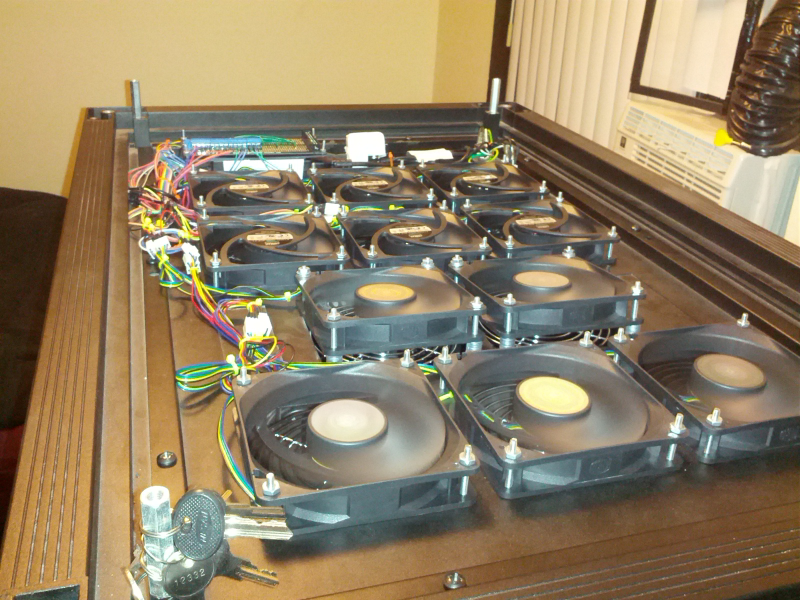
#> input picture FanInstallation.jpg, 1600 x 1200 px, given in place of the camera (shown at 1/2 size)
$ python motion_detector.py
#> lines starting #> are read from the running program, lines starting #| are printed output that depends on the picture
# import the necessary packages
import argparse
import datetime
import imutils
import time
import cv2

# construct the argument parser and parse the arguments
ap = argparse.ArgumentParser()
ap.add_argument("-v", "--video", help="path to the video file")
ap.add_argument("-a", "--min-area", type=int, default=500, help="minimum area size")
args = vars(ap.parse_args())

# if the video argument is None, then we are reading from webcam
if args.get("video", None) is None:
	camera = cv2.VideoCapture(0)
	time.sleep(0.25)

# otherwise, we are reading from a video file
else:
	camera = cv2.VideoCapture(args["video"])

# initialize the first frame in the video stream
firstFrame = None

# loop over the frames of the video
while True:
	# grab the current frame and initialize the occupied/unoccupied
	# text
	(grabbed, frame) = camera.read()
#> frame is the input picture: shape (1200, 1600, 3); mean B, G, R 99.9, 128.9, 145.3
	text = "Unoccupied"

	# if the frame could not be grabbed, then we have reached the end
	# of the video
	if not grabbed:
		break

	# resize the frame, convert it to grayscale, and blur it
	frame = imutils.resize(frame, width=500)
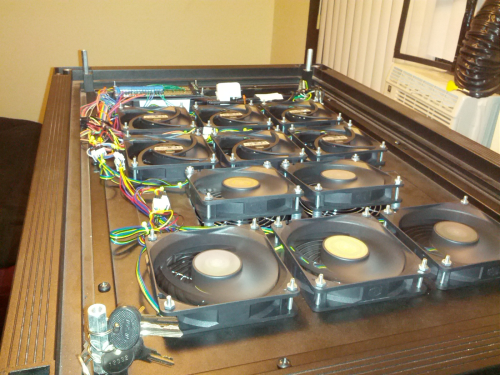
#> frame: shape (375, 500, 3); mean B, G, R 99.9, 128.9, 145.3
	gray = cv2.cvtColor(frame, cv2.COLOR_BGR2GRAY)
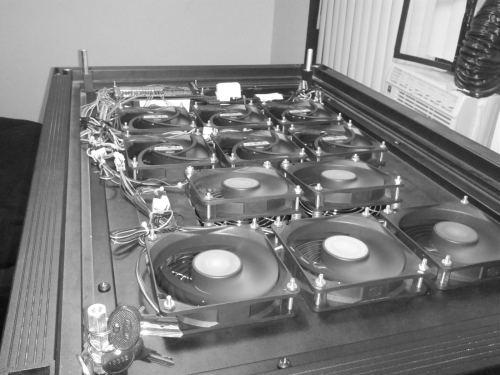
#> gray: shape (375, 500); min 9, max 255, mean 130.5
	gray = cv2.GaussianBlur(gray, (21, 21), 0)
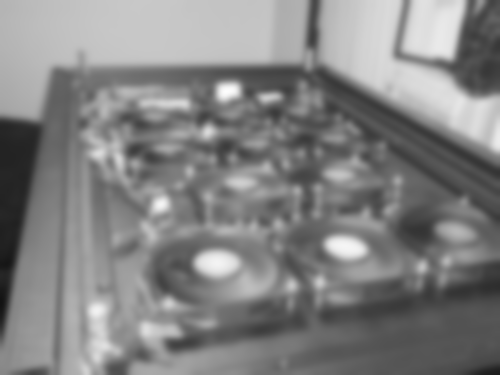
#> gray: shape (375, 500); min 18, max 253, mean 130.5

	# if the first frame is None, initialize it
	if firstFrame is None:
		firstFrame = gray
		continue

	# compute the absolute difference between the current frame and
	# first frame
	frameDelta = cv2.absdiff(firstFrame, gray)
	thresh = cv2.threshold(frameDelta, 25, 255, cv2.THRESH_BINARY)[1]

	# dilate the thresholded image to fill in holes, then find contours
	# on thresholded image
	thresh = cv2.dilate(thresh, None, iterations=2)
	(cnts, _) = cv2.findContours(thresh.copy(), cv2.RETR_EXTERNAL,
		cv2.CHAIN_APPROX_SIMPLE)

	# loop over the contours
	for c in cnts:
		# if the contour is too small, ignore it
		if cv2.contourArea(c) < args["min_area"]:
			continue

		# compute the bounding box for the contour, draw it on the frame,
		# and update the text
		(x, y, w, h) = cv2.boundingRect(c)
		cv2.rectangle(frame, (x, y), (x + w, y + h), (0, 255, 0), 2)
		text = "Occupied"

		# draw the text and timestamp on the frame
	cv2.putText(frame, "Room Status: {}".format(text), (10, 20),
		cv2.FONT_HERSHEY_SIMPLEX, 0.5, (0, 0, 255), 2)
	cv2.putText(frame, datetime.datetime.now().strftime("%A %d %B %Y %I:%M:%S%p"),
		(10, frame.shape[0] - 10), cv2.FONT_HERSHEY_SIMPLEX, 0.35, (0, 0, 255), 1)

	# show the frame and record if the user presses a key
	cv2.imshow("Security Feed", frame)
	cv2.imshow("Thresh", thresh)
	cv2.imshow("Frame Delta", frameDelta)
	key = cv2.waitKey(1) & 0xFF

	# if the `q` key is pressed, break from the lop
	if key == ord("q"):
		break

# cleanup the camera and close any open windows
camera.release()
cv2.destroyAllWindows()

$ run again, on ServerRack.jpg
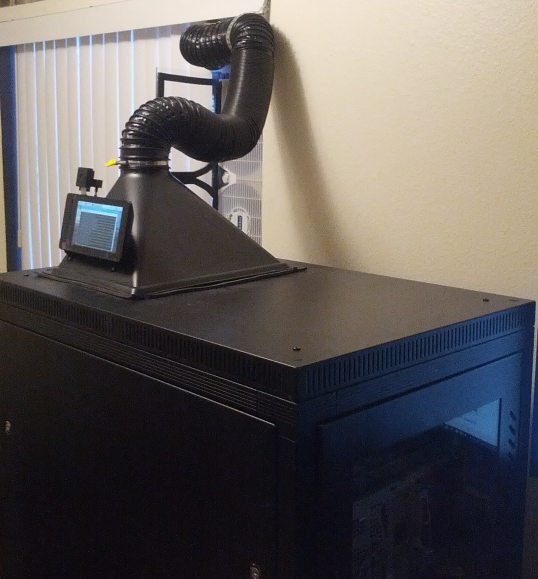
#> input picture ServerRack.jpg, 1076 x 1158 px, given in place of the camera (shown at 1/2 size)
#> frame is the input picture: shape (1158, 1076, 3); mean B, G, R 90.1, 92.4, 97.3
#> `frame = imutils.resize(frame, width=500)`:
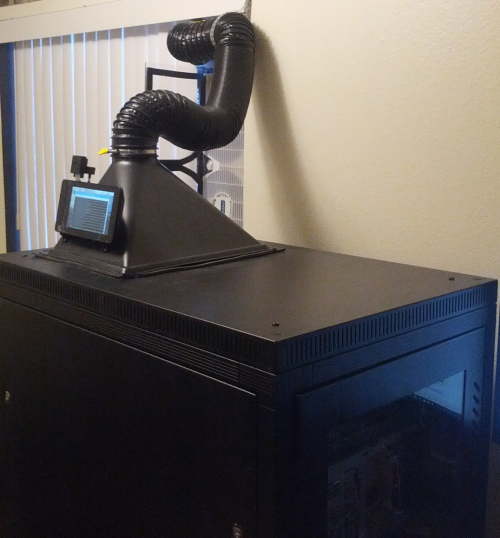
#> frame: shape (538, 500, 3); mean B, G, R 90.1, 92.4, 97.3
#> `gray = cv2.GaussianBlur(gray, (21, 21), 0)`:
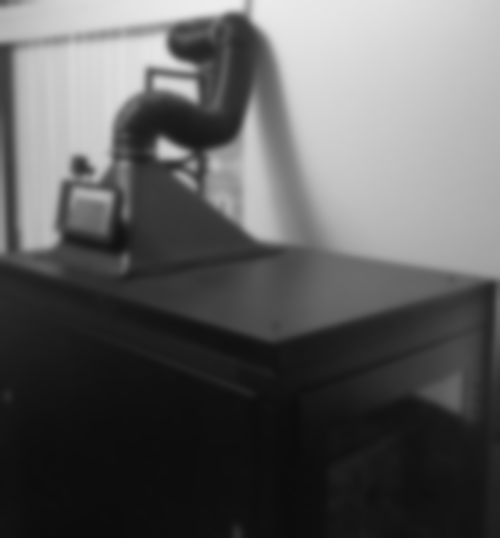
#> gray: shape (538, 500); min 11, max 236, mean 93.6
